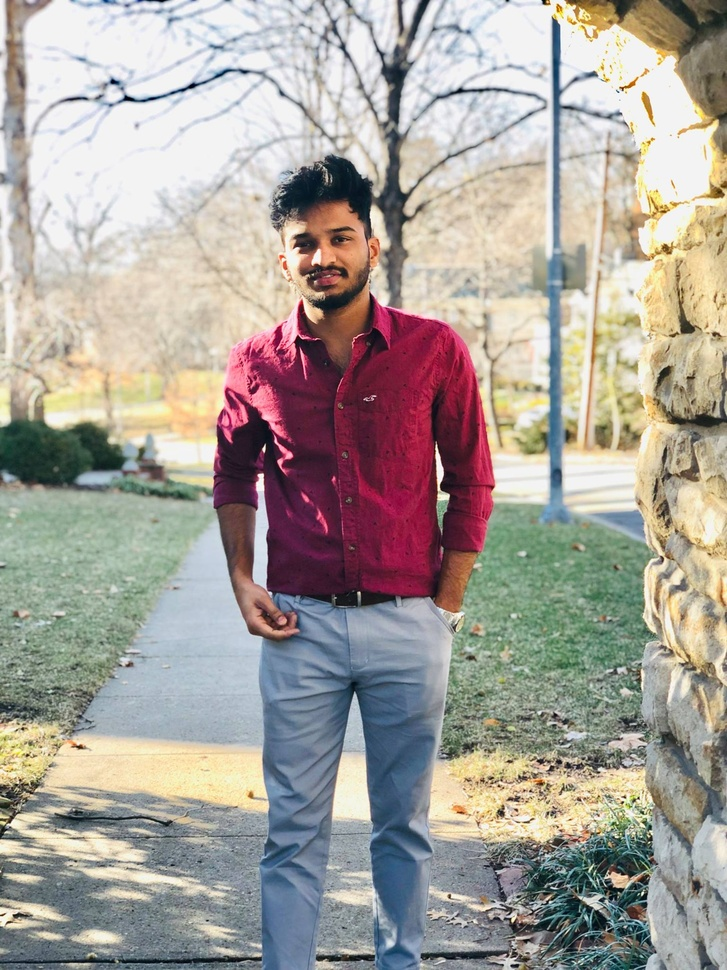
#> input picture course/Deep Learning/project/car.jpg, 727 x 970 px, shrunk from 1536 x 2048 before the run
$ python cca.py   (older library calls are emulated)
#> lines starting #> are read from the running program, lines starting #| are printed output that depends on the picture; after the words box and inside, x2 and y2 are one past the last pixel; in counts of white or black regions, pixels touching at a corner belong together
### course/Deep Learning/project/localization.py
#!/usr/bin/env python3
# -*- coding: utf-8 -*-
"""
Created on Mon Apr 15 19:13:31 2019

@author: karthikchowdary
"""

from skimage.io import imread
from skimage.filters import threshold_otsu
import matplotlib.pyplot as plt

car_image = imread("car.jpg", as_grey=True)
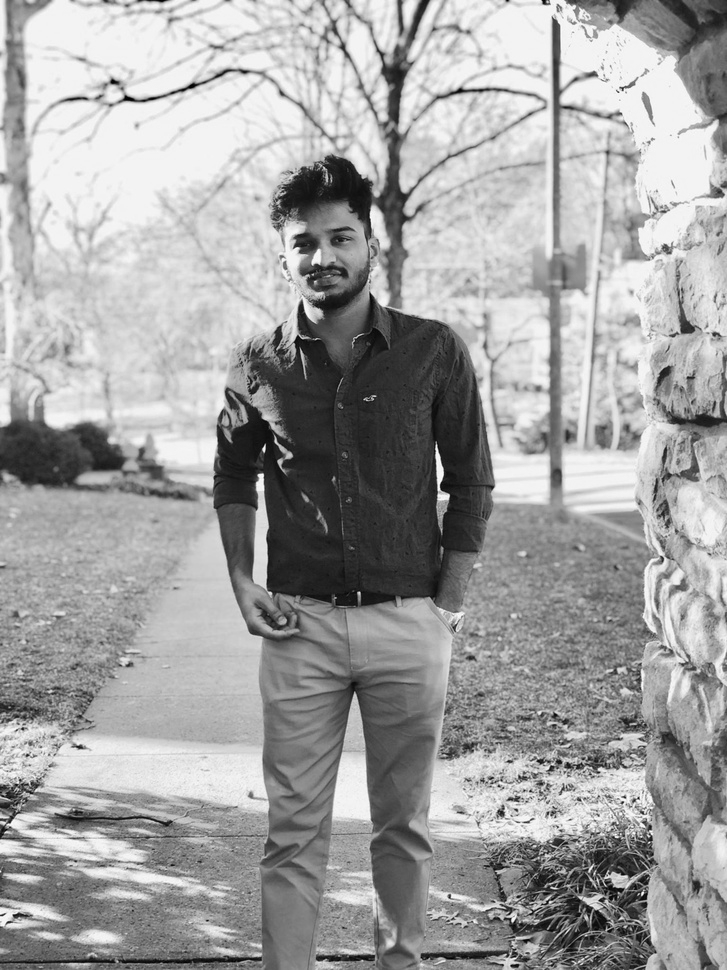
#> car_image: shape (970, 727) float64; min 0.000565, max 0.999, mean 0.635
# it should be a 2 dimensional array
print(car_image.shape)
#| (970, 727)

# the next line is not compulsory however, a grey scale pixel
# in skimage ranges between 0 & 1. multiplying it with 255
# will make it range between 0 & 255 (something we can relate better with

gray_car_image = car_image * 255
fig, (ax1, ax2) = plt.subplots(1, 2)
ax1.imshow(gray_car_image, cmap="gray")
threshold_value = threshold_otsu(gray_car_image)
#> threshold_value = 147.9
binary_car_image = gray_car_image > threshold_value
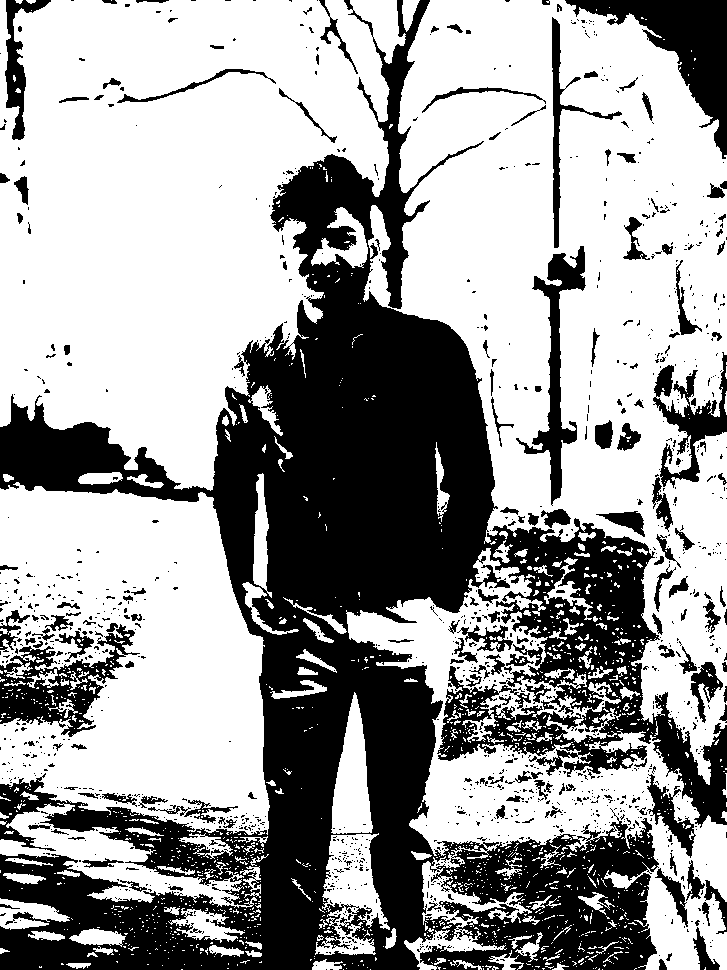
#> binary_car_image: shape (970, 727) bool; 62.2% white; 1284 black regions (1110 under 20 px), largest, box (x1, y1, x2, y2) and area: (0, 0, 727, 970) 218117, (565, 0, 727, 159) 8178, (0, 624, 140, 737) 5661
ax2.imshow(binary_car_image, cmap="gray")

### course/Deep Learning/project/cca.py
#!/usr/bin/env python3
# -*- coding: utf-8 -*-
"""
Created on Mon Apr 15 19:17:36 2019

@author: karthikchowdary
"""

from skimage import measure
from skimage.measure import regionprops
import matplotlib.pyplot as plt
import matplotlib.patches as patches
import localization

# this gets all the connected regions and groups them together
label_image = measure.label(localization.binary_car_image)
fig, (ax1) = plt.subplots(1)
ax1.imshow(localization.gray_car_image, cmap="gray");

# regionprops creates a list of properties of all the labelled regions
for region in regionprops(label_image):
    if region.area < 50:
        #if the region is so small then it's likely not a license plate
        continue

    # the bounding box coordinates
    minRow, minCol, maxRow, maxCol = region.bbox
    rectBorder = patches.Rectangle((minCol, minRow), maxCol-minCol, maxRow-minRow, edgecolor="red", linewidth=2, fill=False)
    ax1.add_patch(rectBorder)
    # let's draw a red rectangle over those regions
plt.show()
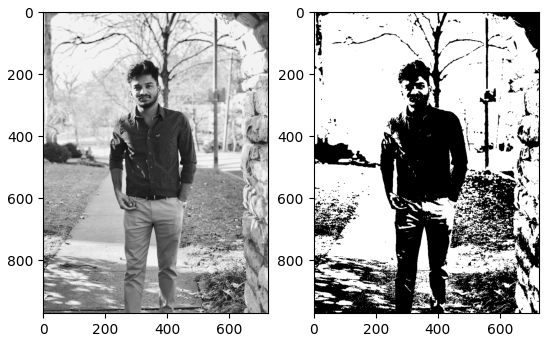
#> figure drawn by matplotlib, 2 panels
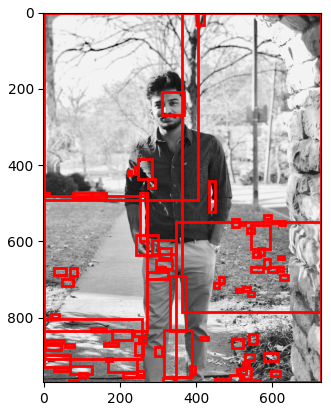
#> figure drawn by matplotlib, 1 panel
